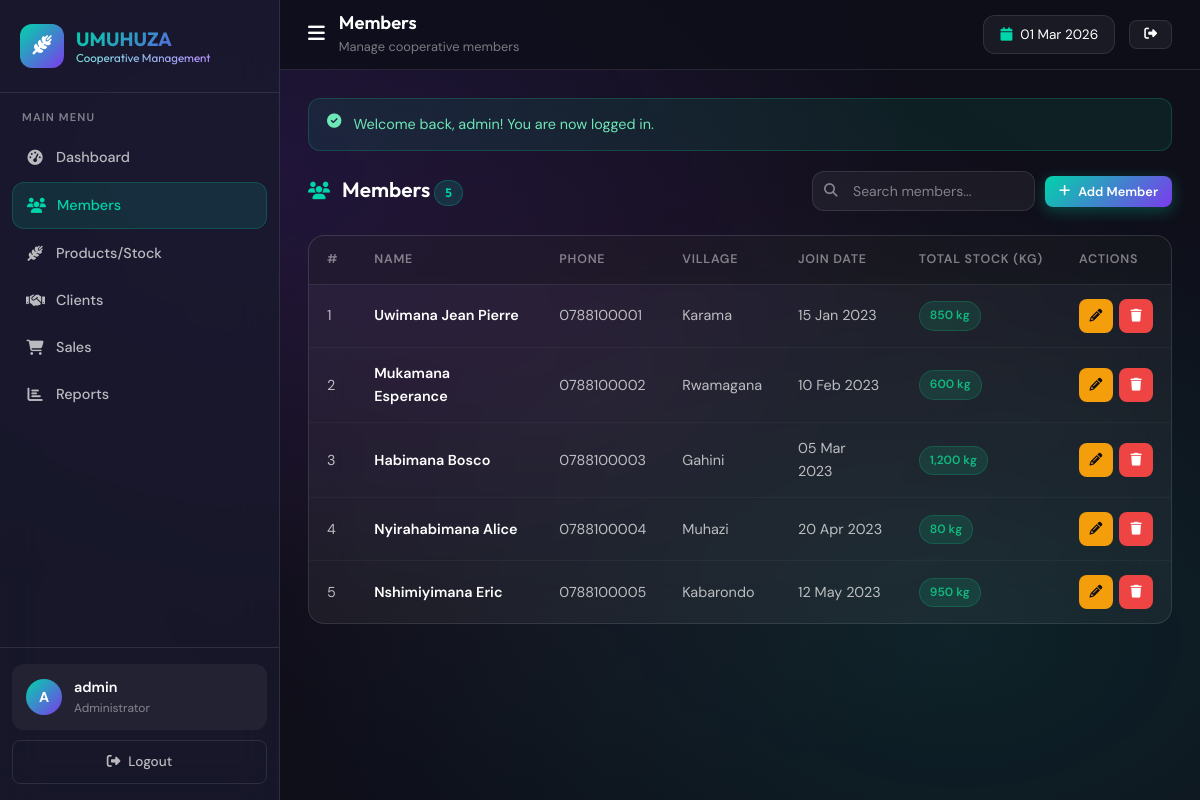
/members.php (signed in), run on the app's committed database.
### tables this page shows
CREATE TABLE IF NOT EXISTS members (
    id         INT PRIMARY KEY AUTO_INCREMENT,
    name       VARCHAR(100) NOT NULL,
    phone      VARCHAR(20) NOT NULL,
    village    VARCHAR(100) NOT NULL,
    join_date  DATE NOT NULL,
    created_at TIMESTAMP DEFAULT CURRENT_TIMESTAMP
);

### config.php (called while the page is built, shortened)
<?php
function clean($str) {
    return htmlspecialchars(trim($str), ENT_QUOTES, 'UTF-8');
}
function formatDate($date) {
    return date('d M Y', strtotime($date));
}

### members.php (the view, shortened to what this page needs)
<?php
require_once 'config.php';
$db = getDB();
$search = trim($_GET['search'] ?? '');
$page_num = max(1, (int)($_GET['page'] ?? 1));
$per_page = 10;
$offset   = ($page_num - 1) * $per_page;
$where = '';
$params = [];
$total = $db->prepare("SELECT COUNT(*) FROM members $where");
$total->execute($params);
$total = $total->fetchColumn();
$stmt = $db->prepare("SELECT * FROM members $where ORDER BY created_at DESC LIMIT $per_page OFFSET $offset");
$stmt->execute($params);
$members = $stmt->fetchAll();
include 'includes/header.php';
?>
<div class="section-header">
    <div class="section-title">
        <i class="fas fa-users"></i>
        <h2>Members <span class="badge badge-primary"><?= $total ?></span></h2>
    </div>
    <div class="section-actions">
        <form method="GET" class="search-bar">
            <i class="fas fa-search"></i>
            <input type="text" name="search" placeholder="Search members..." value="<?= clean($search) ?>">
        </form>
        <button class="btn btn-primary btn-sm" onclick="openModal('member-modal')">
            <i class="fas fa-plus"></i> Add Member
        </button>
    </div>
</div>
<div class="table-container">
    <table class="data-table">
        <thead>
            <tr>
                <th>#</th>
                <th>Name</th>
                <th>Phone</th>
                <th>Village</th>
                <th>Join Date</th>
                <th>Total Stock (kg)</th>
                <th>Actions</th>
            </tr>
        </thead>
        <tbody>
            <?php if (!empty($members)): ?>
            <?php foreach ($members as $i => $m):
                $stock_stmt = $db->prepare("SELECT COALESCE(SUM(quantity),0) FROM products WHERE member_id=?");
                $stock_stmt->execute([$m['id']]);
                $stock = $stock_stmt->fetchColumn();
            ?>
            <tr>
                <td><?= $offset + $i + 1 ?></td>
                <td><strong><?= clean($m['name']) ?></strong></td>
                <td><?= clean($m['phone']) ?></td>
                <td><?= clean($m['village']) ?></td>
                <td><?= formatDate($m['join_date']) ?></td>
                <td>
                    <span class="badge <?= $stock > 0 ? 'badge-success' : 'badge-danger' ?>">
                        <?= number_format($stock,0) ?> kg
                    </span>
                </td>
                <td>
                    <div class="table-actions">
                        <button class="btn btn-warning btn-sm btn-icon"
                            onclick="editMember(<?= htmlspecialchars(json_encode($m), ENT_QUOTES) ?>)"
                            title="Edit"><i class="fas fa-pencil"></i></button>
                        <a href="members.php?action=delete&id=<?= $m['id'] ?>"
                           class="btn btn-danger btn-sm btn-icon"
                           onclick="return confirm('Delete member <?= clean($m['name']) ?>? This will also delete their products.')"
                           title="Delete"><i class="fas fa-trash"></i></a>
                    </div>
                </td>
            </tr>
            <?php endforeach; ?>
            <?php endif; ?>
        </tbody>
    </table>
</div>
<?php include 'includes/footer.php'; ?>

### data on the page
members: i "1", name "Uwimana Jean Pierre", phone "0788100001", village "Karama", join_date "15 Jan 2023", stock "850"
members: i "2", name "Mukamana Esperance", phone "0788100002", village "Rwamagana", join_date "10 Feb 2023", stock "600"
members: i "3", name "Habimana Bosco", phone "0788100003", village "Gahini", join_date "05 Mar 2023", stock "1,200"
members: i "4", name "Nyirahabimana Alice", phone "0788100004", village "Muhazi", join_date "20 Apr 2023", stock "80"
members: i "5", name "Nshimiyimana Eric", phone "0788100005", village "Kabarondo", join_date "12 May 2023", stock "950"

### other printed values
$item['label'] "Dashboard"
$item['label'] "Members"
$item['label'] "Products/Stock"
$item['label'] "Clients"
$item['label'] "Sales"
$item['label'] "Reports"
$initials "A"
$username "admin"
$pt['title'] "Members"
$pt['subtitle'] "Manage cooperative members"
$flash['message'] "Welcome back, admin! You are now logged in."
$total "5"
